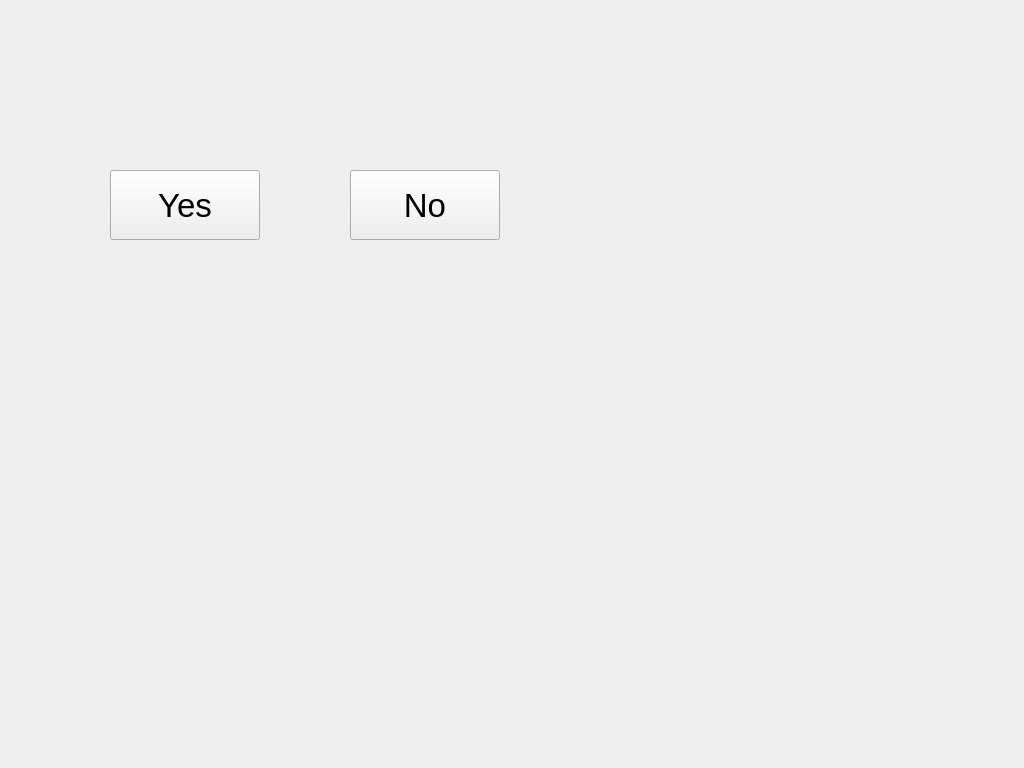
<?xml version="1.0" encoding="UTF-8"?>
<ui version="4.0">
 <class>Quit</class>
 <widget class="QWidget" name="Quit">
  <property name="enabled">
   <bool>true</bool>
  </property>
  <property name="geometry">
   <rect>
    <x>0</x>
    <y>0</y>
    <width>1024</width>
    <height>768</height>
   </rect>
  </property>
  <property name="focusPolicy">
   <enum>Qt::WheelFocus</enum>
  </property>
  <property name="contextMenuPolicy">
   <enum>Qt::DefaultContextMenu</enum>
  </property>
  <property name="windowTitle">
   <string>Form</string>
  </property>
  <widget class="QPushButton" name="pushButton">
   <property name="geometry">
    <rect>
     <x>110</x>
     <y>170</y>
     <width>150</width>
     <height>70</height>
    </rect>
   </property>
   <property name="font">
    <font>
     <pointsize>25</pointsize>
    </font>
   </property>
   <property name="text">
    <string>Yes</string>
   </property>
  </widget>
  <widget class="QPushButton" name="pushButton_2">
   <property name="geometry">
    <rect>
     <x>350</x>
     <y>170</y>
     <width>150</width>
     <height>70</height>
    </rect>
   </property>
   <property name="font">
    <font>
     <pointsize>25</pointsize>
    </font>
   </property>
   <property name="text">
    <string>No</string>
   </property>
  </widget>
 </widget>
 <resources/>
 <connections/>
</ui>
